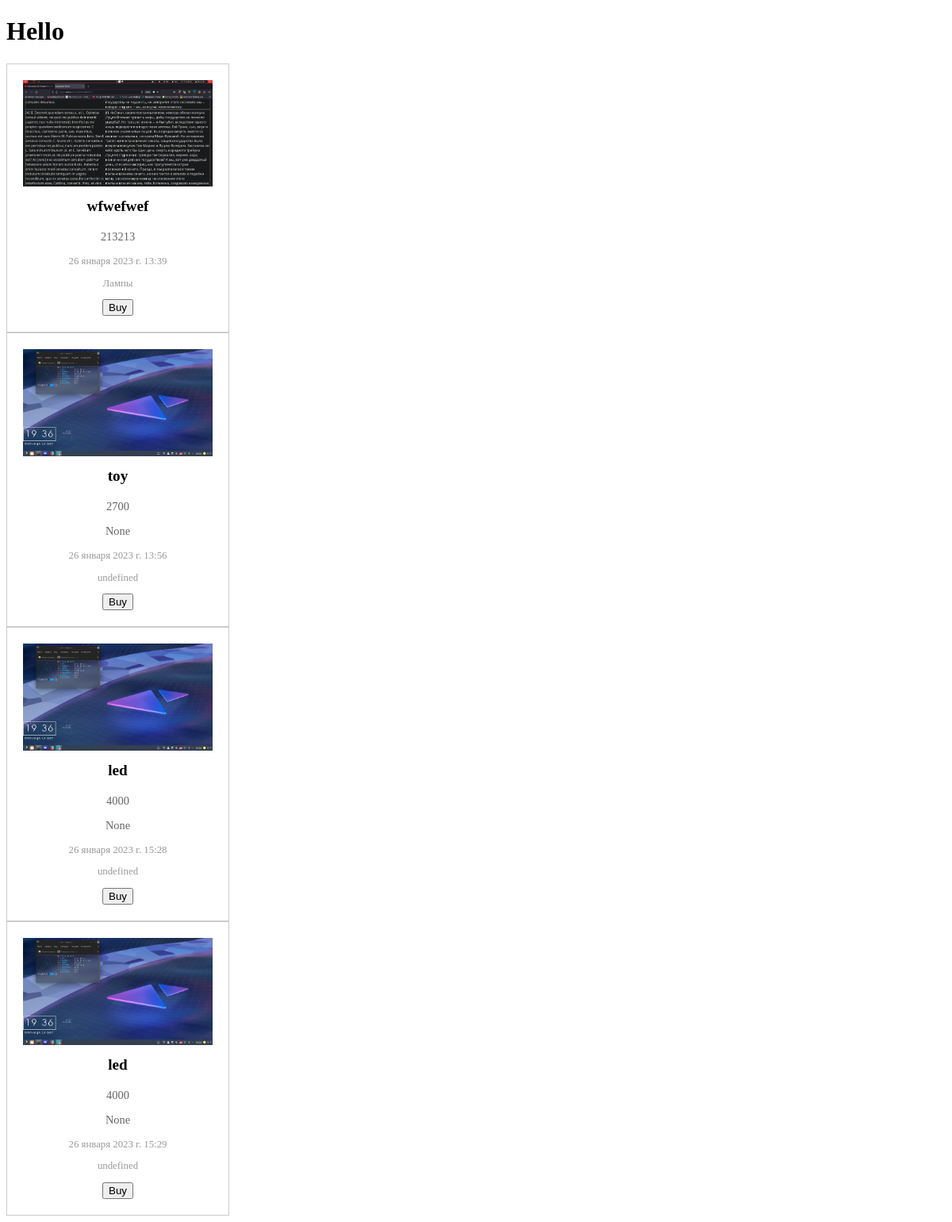
Screenshot of /products/ with the database file from the repository.
### product/models.py (models this page shows, shortened)
class Product(models.Model):
    category = models.ForeignKey(Category, on_delete=models.CASCADE, blank=True, null=True)
    code = models.CharField(max_length=30, default="undefined", unique=True)
    vendor_code = models.CharField(max_length=30, default="undefined", unique=True)
    name = models.CharField(max_length=100)
    price = models.IntegerField(default=0)
    date = models.DateTimeField()
    description = models.TextField(null=True, blank=True)
    image = models.ImageField(upload_to="product_image")
    slug = models.CharField(max_length=100, blank=False)
    class Meta:
        verbose_name = "Товар"
        verbose_name_plural = 'Товары'

class Category(models.Model):
    name = models.CharField(max_length=30)
    def __str__(self):
        return self.name
    class Meta:
        verbose_name = "Категория"
        verbose_name_plural = 'Категории'

### product/views.py (the view)
# urls.py: path("", views.show_products)
def show_products(request):
    products = Product.objects.all()
    rows = read_from_csv() if os.path.exists(BASE_DIR/"product/file.csv") else None
    list_to_db()
    return render(request, "pages/products.html", context={"products": products})

### product/views.py (called while the page is built)
def list_to_db():
    pass

### templates/pages/products.html (shortened to what this page needs)
{% load static %}
<!DOCTYPE html>
<html lang="en">
<head>
       <link rel="stylesheet" href="{% static 'style.css' %}">
</head>
<body>
<h1> Hello </h1>
{% for product in products %}
<div class="product-grid">
  <div class="product">
    <img src="{{product.image.url}}" alt="Product 1">
    <h3 class="product-name">{{product.name}}</h3>
      <p class="product-description">{{product.price}}</p>
    <p class="product-description">{{product.description}}</p>
    <p class="product-date">{{product.date}}</p>
      <p class="product-date">{{product.category}}</p>
      <button>Buy</button>
  </div>
</div>
{% endfor %}
</body>
</html>

### static/style.css (style rules this page uses)
.product-grid { display: grid; grid-template-columns: repeat(auto-fill, minmax(250px, 1fr)); grid-gap: 20px; }
.product { border: 1px solid #ccc; padding: 20px; text-align: center; }
.product img { max-width: 100%; }
.product-name { margin-top: 10px; font-size: 1.2em; }
.product-description { margin-top: 10px; font-size: 0.9em; color: #666; }
.product-date { margin-top: 10px; font-size: 0.8em; color: #999; }

### rows the page displays
Product: image (picture), name "wfwefwef", price "213213", date "26 января 2023 г. 13:39", category "Лампы"
Product: image (picture), name "toy", price "2700", description "None", date "26 января 2023 г. 13:56", category "undefined"
Product: image (picture), name "led", price "4000", description "None", date "26 января 2023 г. 15:28", category "undefined"
Product: image (picture), name "led", price "4000", description "None", date "26 января 2023 г. 15:29", category "undefined"
